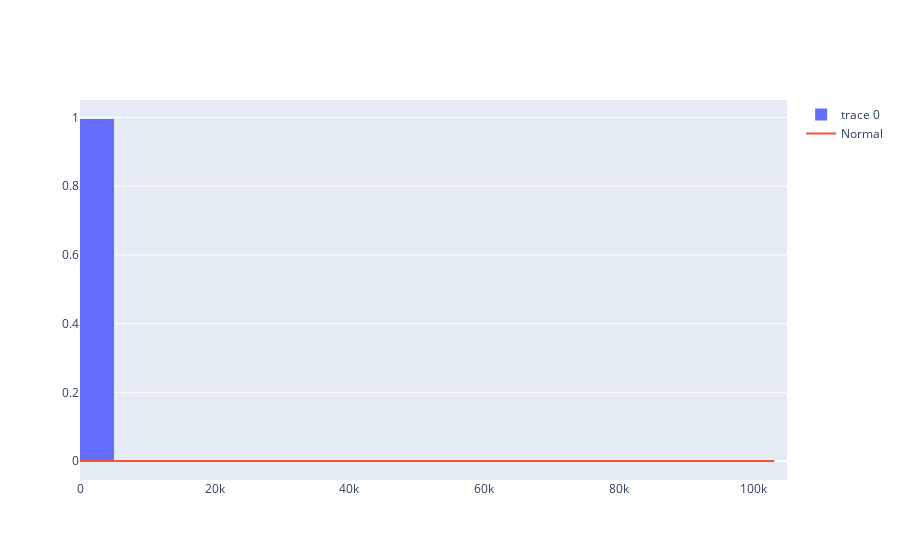

The notebook cell saved with this chart:
### Markdown cell above
## 4. CLT Approximation

### Code cell
daily_counts = counts.resample("1D").sum()
mu = daily_counts.mean()
sigma = daily_counts.std()
x = np.linspace(daily_counts.min(), daily_counts.max(), 200)
fig = go.Figure()
fig.add_histogram(x=daily_counts, nbinsx=30, histnorm="probability")
fig.add_trace(go.Scatter(x=x, y=norm.pdf(x, loc=mu, scale=sigma), name="Normal"))
fig.show()

### Figure 1 — Plotly figure (JSON) as saved in the notebook; plotly's stock layout.template omitted (floating-point values rounded to 4 significant figures; data arrays with more than 128 entries replaced by an {"elided": "..."} marker saying what was removed)
{"data": [{"histnorm": "probability", "nbinsx": 30, "type": "histogram", "x": {"elided": "7703 int values"}}, {"name": "Normal", "type": "scatter", "x": {"elided": "200 float values"}, "y": {"elided": "200 float values"}}], "layout": {}}
